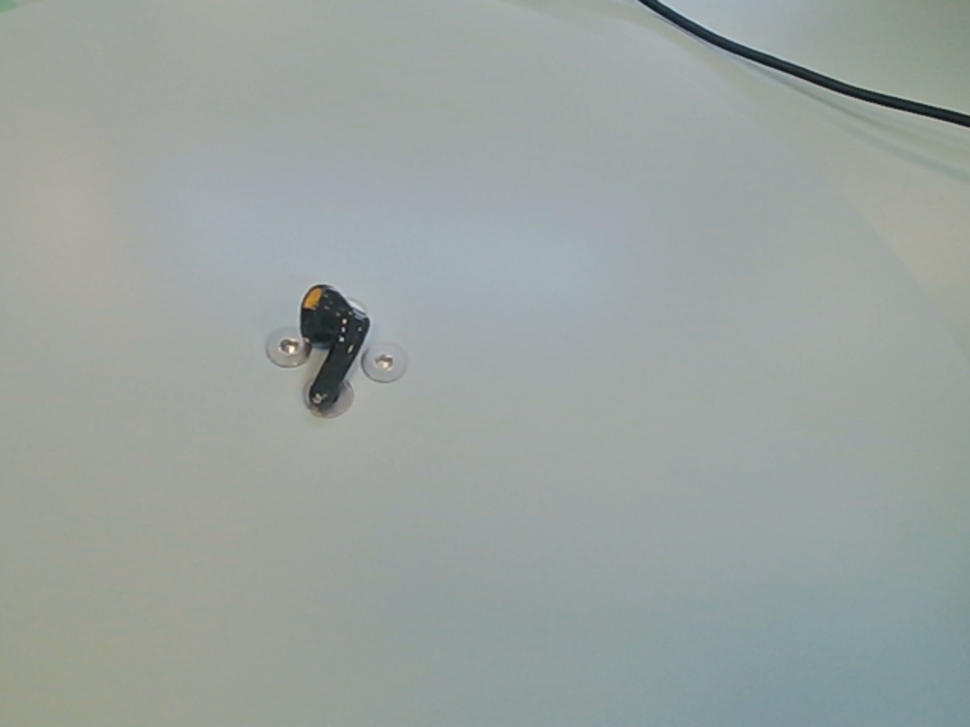
#> input picture IoT-Image-Restoration/data/original/14_04_44.png, 970 x 727 px, shrunk from 1920 x 1440 before the run
$ python -i enhance.py   (imports and definitions only)
#> lines starting #> are read from the running program, lines starting #| are printed output that depends on the picture
import cv2

def histogram_equalization(img):
    """直方图均衡化 (处理灰度)"""
    # 你的原代码是将图转为灰度再均衡化
    if len(img.shape) == 3:
        gray = cv2.cvtColor(img, cv2.COLOR_BGR2GRAY)
        return cv2.equalizeHist(gray)
    return cv2.equalizeHist(img)

>>> import cv2
>>> picture = cv2.imread('../data/original/14_04_44.png')
#> picture is the input picture: shape (727, 970, 3); mean B, G, R 159.3, 162.9, 154.6
>>> result = histogram_equalization(picture)
#> in histogram_equalization, `return cv2.equalizeHist(gray)`:
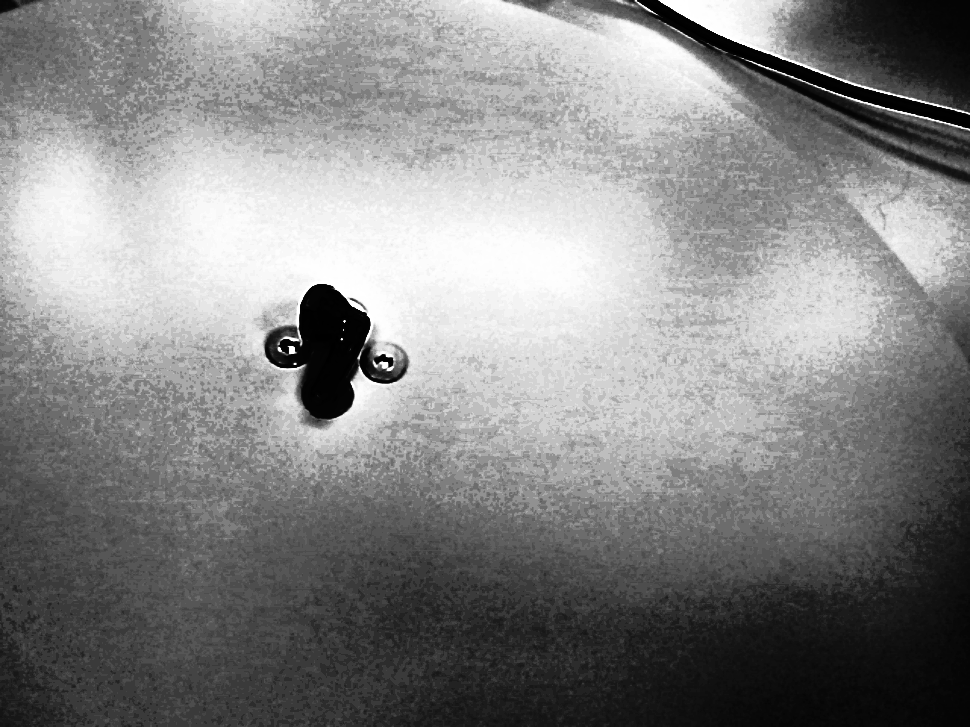
#> returned value: shape (727, 970); min 0, max 255, mean 133.9
